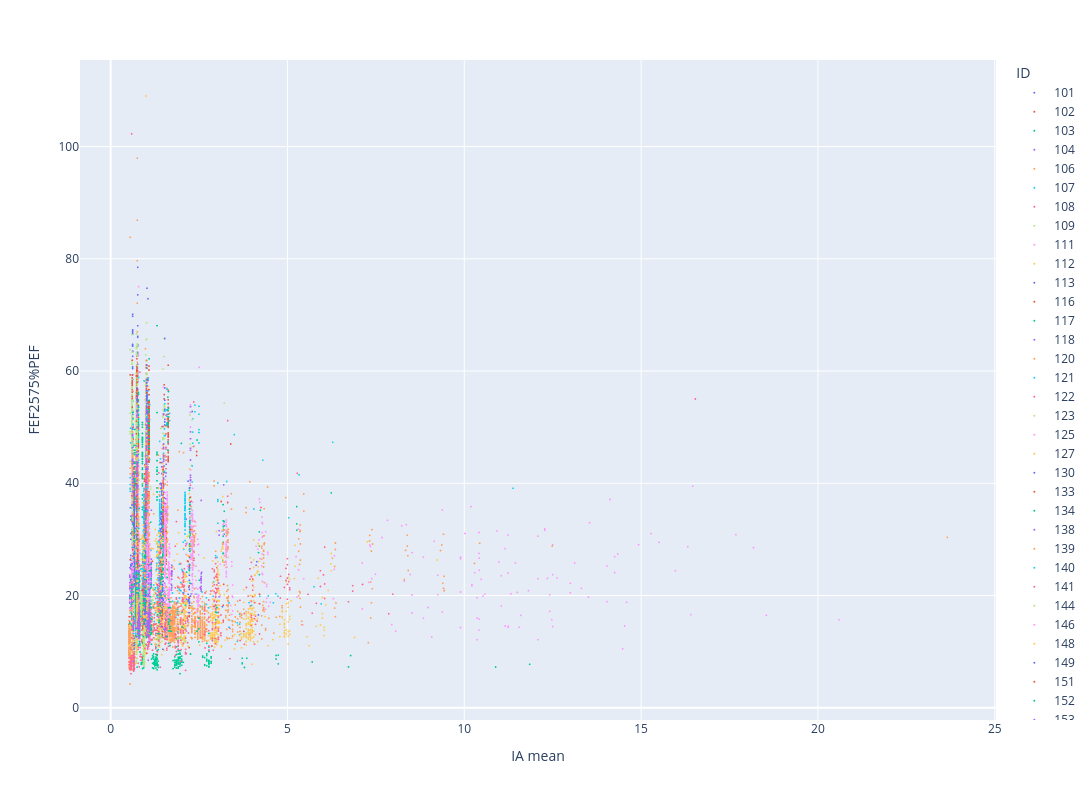

Here is the notebook cell this chart was saved with:
### Code cell
fig = px.scatter(df1, x="IA mean", y="FEF2575%PEF", color="ID")
fig.update_traces(marker=dict(size=2))
fig.update_layout(width=1200, height=800)
fig.show()
